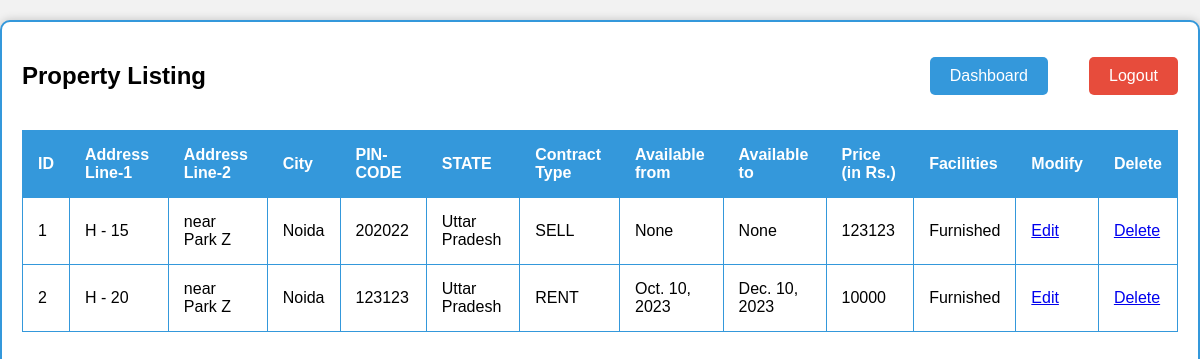
The page /my_properties/ (signed in) on the database as committed earlier.
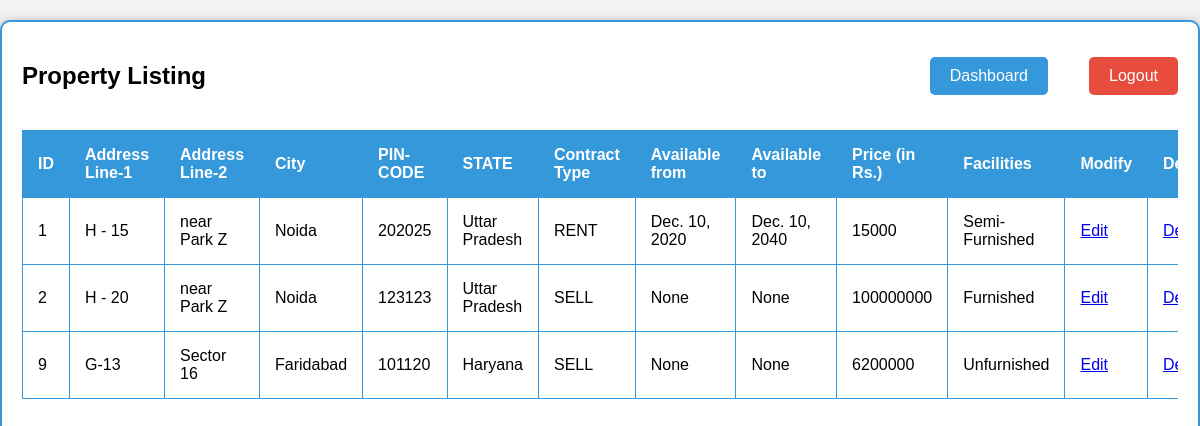
The same page on the database as committed later.
### project_app/models.py (models this page shows, shortened)
class Property(models.Model):
    owner = models.CharField(max_length=30,  null= False, blank=False, default = None)
    address_line_1 = models.CharField(max_length=30,  null= False, blank=False, default = None)
    address_line_2 = models.CharField(max_length=30,  null= False, blank=True, default = '')
    state = models.CharField(max_length=30,  null= False, blank=False, default = None)
    city = models.CharField(max_length=30,  null= False, blank=False, default = None)
    pincode = models.CharField(max_length=6,  null= False, blank=False, default = None)
    type = models.CharField(max_length=4,  null= False, blank=False, default = None)
    starting_date = models.DateField(null = True, blank = True, default= None)
    ending_date = models.DateField(null = True, blank = True, default= None)
    price = models.DecimalField(decimal_places=0, max_digits=12, null = True, blank = True, default= 0)
    facilities = models.CharField(max_length=20,  null= False, blank=False, default = None)

### project_app/views.py (the view)
# urls.py: path("my_properties/", views.my_properties, name="my_properties_page"),
def my_properties(request):
    username = request.session.get('username')
    if(username is None):
        return redirect('/')
    if(request.method == 'POST'):
        pass
    else:
        my_properties_list = []
        properties = Property.objects.values()
        for i in range(len(properties)):
            if username == properties[i]["owner"]:
                my_properties_list.append(properties[i])
        return render(request, 'my_properties.html', {'properties':my_properties_list})

### project_app/templates/my_properties.html (shortened to what this page needs)
<!DOCTYPE html>
<html>
<head>
</head>
<body>
    <div class="container">
        <h2>Property Listing</h2>
        <a class="dashboard-button" href="/dashboard">Dashboard</a>
        <a class="logout-button" href="/logout">Logout</a>
        <div class="scroll-container">
            <table>
                <thead>
                    <tr>
                        <th>ID</th>
                        <th>Address Line-1</th>
                        <th>Address Line-2</th>
                        <th>City</th>
                        <th>PIN-CODE</th>
                        <th>STATE</th>
                        <th>Contract Type</th>
                        <th>Available from</th>
                        <th>Available to</th>
                        <th>Price (in Rs.)</th>
                        <th>Facilities</th>
                        <th>Modify</th>
                        <th>Delete</th>
                    </tr>
                </thead>
                <tbody>
                    {% for property in properties %}
                    <tr>
                        <td>{{ property.id }}</td>
                        <td>{{ property.address_line_1 }}</td>
                        <td>{{ property.address_line_2 }}</td>
                        <td>{{ property.city }}</td>
                        <td>{{ property.pincode }}</td>
                        <td>{{ property.state }}</td>
                        <td>{{ property.type }}</td>
                        <td>{{ property.starting_date }}</td>
                        <td>{{ property.ending_date }}</td>
                        <td>{{ property.price }}</td>
                        <td>{{ property.facilities }}</td>
                        <td>
                            <a href="/edit_property/{{property.id}}">Edit</a>
                        </td>
                        <td>
                            <a href="/delete_property/{{property.id}}">Delete</a>
                        </td>
                    </tr>
                    {% endfor %}
                </tbody>
            </table>
        </div>
    </div>
</body>
</html>

Rows that differ between the two databases and show on the page:
changed Property id 1: pincode "202022" → "202025"; type "SELL" → "RENT"; starting_date "None" → "Dec. 10, 2020"; ending_date "None" → "Dec. 10, 2040"; price "123123" → "15000"; facilities "Furnished" → "Semi-Furnished"
changed Property "Furnished": type "RENT" → "SELL"; starting_date "Oct. 10, 2023" → "None"; ending_date "Dec. 10, 2023" → "None"; price "10000" → "100000000"
added Property: id "9", address_line_1 "G-13", address_line_2 "Sector 16", city "Faridabad", pincode "101120", state "Haryana", type "SELL", starting_date "None", ending_date "None", price "6200000", facilities "Unfurnished"
